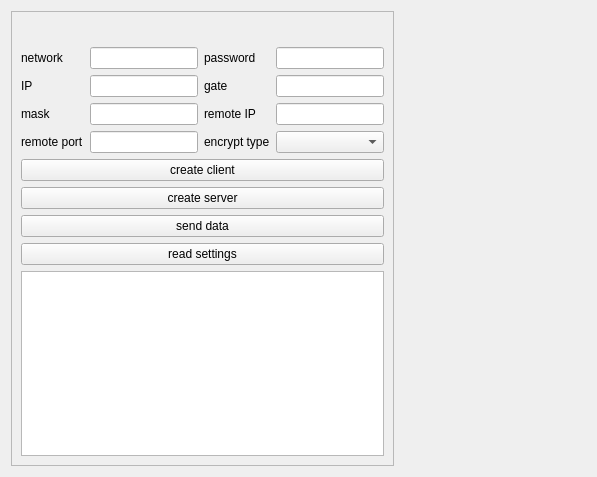
<?xml version="1.0" encoding="UTF-8"?>
<ui version="4.0">
 <class>WIFI_frame</class>
 <widget class="QWidget" name="WIFI_frame">
  <property name="geometry">
   <rect>
    <x>0</x>
    <y>0</y>
    <width>597</width>
    <height>477</height>
   </rect>
  </property>
  <layout class="QHBoxLayout" name="horizontalLayout">
   <item>
    <widget class="QFrame" name="frame">
     <property name="sizePolicy">
      <sizepolicy hsizetype="Fixed" vsizetype="Preferred">
       <horstretch>0</horstretch>
       <verstretch>0</verstretch>
      </sizepolicy>
     </property>
     <property name="frameShape">
      <enum>QFrame::StyledPanel</enum>
     </property>
     <property name="frameShadow">
      <enum>QFrame::Raised</enum>
     </property>
     <layout class="QVBoxLayout" name="verticalLayout_2">
      <item>
       <widget class="SerialBox5_lite" name="serial_widget" native="true"/>
      </item>
      <item>
       <widget class="QLabel" name="caption_label"/>
      </item>
      <item>
       <layout class="QGridLayout" name="gridLayout">
        <item row="0" column="3">
         <widget class="QLineEdit" name="le_Password"/>
        </item>
        <item row="1" column="3">
         <widget class="QLineEdit" name="le_Gate"/>
        </item>
        <item row="0" column="2">
         <widget class="QLabel" name="label_5">
          <property name="text">
           <string>password</string>
          </property>
         </widget>
        </item>
        <item row="0" column="1">
         <widget class="QLineEdit" name="le_Network"/>
        </item>
        <item row="2" column="3">
         <widget class="QLineEdit" name="le_RemoteIP"/>
        </item>
        <item row="3" column="3">
         <widget class="QComboBox" name="cb_EncryptType"/>
        </item>
        <item row="1" column="2">
         <widget class="QLabel" name="label_6">
          <property name="text">
           <string>gate</string>
          </property>
         </widget>
        </item>
        <item row="3" column="0">
         <widget class="QLabel" name="label_4">
          <property name="text">
           <string>remote port</string>
          </property>
         </widget>
        </item>
        <item row="3" column="2">
         <widget class="QLabel" name="label_8">
          <property name="text">
           <string>encrypt type</string>
          </property>
         </widget>
        </item>
        <item row="2" column="0">
         <widget class="QLabel" name="label_3">
          <property name="text">
           <string>mask</string>
          </property>
         </widget>
        </item>
        <item row="1" column="0">
         <widget class="QLabel" name="label_2">
          <property name="text">
           <string>IP</string>
          </property>
         </widget>
        </item>
        <item row="1" column="1">
         <widget class="QLineEdit" name="le_IP"/>
        </item>
        <item row="0" column="0">
         <widget class="QLabel" name="label">
          <property name="text">
           <string>network</string>
          </property>
         </widget>
        </item>
        <item row="2" column="2">
         <widget class="QLabel" name="label_7">
          <property name="text">
           <string>remote IP</string>
          </property>
         </widget>
        </item>
        <item row="3" column="1">
         <widget class="QLineEdit" name="le_RemotePort"/>
        </item>
        <item row="2" column="1">
         <widget class="QLineEdit" name="le_Mask"/>
        </item>
       </layout>
      </item>
      <item>
       <widget class="QPushButton" name="btn_client">
        <property name="text">
         <string>create client</string>
        </property>
       </widget>
      </item>
      <item>
       <widget class="QPushButton" name="btn_server">
        <property name="text">
         <string>create server</string>
        </property>
       </widget>
      </item>
      <item>
       <widget class="QPushButton" name="btn_send_data">
        <property name="text">
         <string>send data</string>
        </property>
       </widget>
      </item>
      <item>
       <widget class="QPushButton" name="btn_read_settings">
        <property name="text">
         <string>read settings</string>
        </property>
       </widget>
      </item>
      <item>
       <widget class="LogBox" name="logBox"/>
      </item>
     </layout>
    </widget>
   </item>
   <item>
    <spacer name="horizontalSpacer">
     <property name="orientation">
      <enum>Qt::Horizontal</enum>
     </property>
     <property name="sizeHint" stdset="0">
      <size>
       <width>40</width>
       <height>20</height>
      </size>
     </property>
    </spacer>
   </item>
  </layout>
 </widget>
 <customwidgets>
  <customwidget>
   <class>LogBox</class>
   <extends>QTextEdit</extends>
   <header>logbox.hpp</header>
   <container>1</container>
  </customwidget>
  <customwidget>
   <class>SerialBox5_lite</class>
   <extends>QWidget</extends>
   <header>serialbox5_lite.hpp</header>
   <container>1</container>
  </customwidget>
 </customwidgets>
 <tabstops>
  <tabstop>le_Network</tabstop>
  <tabstop>le_Password</tabstop>
  <tabstop>le_IP</tabstop>
  <tabstop>le_Gate</tabstop>
  <tabstop>le_Mask</tabstop>
  <tabstop>le_RemoteIP</tabstop>
  <tabstop>le_RemotePort</tabstop>
  <tabstop>cb_EncryptType</tabstop>
 </tabstops>
 <resources/>
 <connections/>
</ui>
